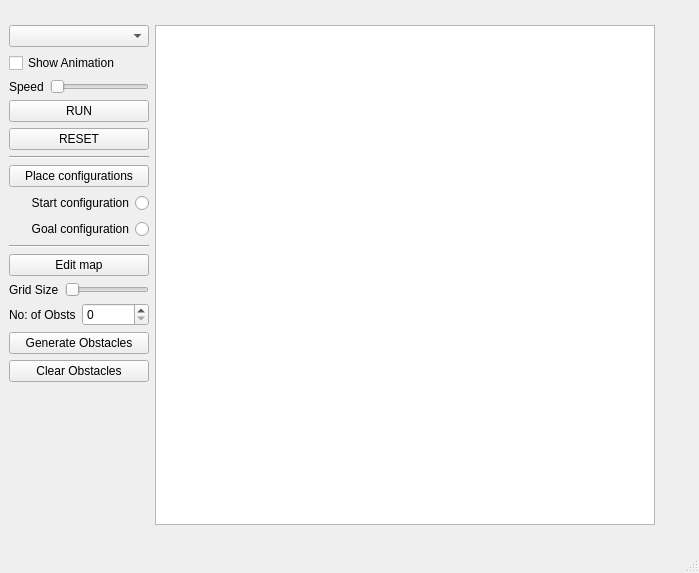
<?xml version="1.0" encoding="UTF-8"?>
<ui version="4.0">
 <class>MainWindow</class>
 <widget class="QMainWindow" name="MainWindow">
  <property name="geometry">
   <rect>
    <x>0</x>
    <y>0</y>
    <width>699</width>
    <height>573</height>
   </rect>
  </property>
  <property name="sizePolicy">
   <sizepolicy hsizetype="Fixed" vsizetype="Fixed">
    <horstretch>0</horstretch>
    <verstretch>0</verstretch>
   </sizepolicy>
  </property>
  <property name="windowTitle">
   <string>MainWindow</string>
  </property>
  <widget class="QWidget" name="centralwidget">
   <layout class="QFormLayout" name="formLayout">
    <item row="0" column="0">
     <layout class="QVBoxLayout" name="verticalLayout_3">
      <item>
       <layout class="QVBoxLayout" name="verticalLayout_2">
        <item>
         <widget class="QComboBox" name="comboBox"/>
        </item>
        <item>
         <widget class="QCheckBox" name="animationCheckBox">
          <property name="text">
           <string>Show Animation</string>
          </property>
         </widget>
        </item>
        <item>
         <layout class="QHBoxLayout" name="horizontalLayout_3">
          <item>
           <widget class="QLabel" name="label_3">
            <property name="text">
             <string>Speed</string>
            </property>
           </widget>
          </item>
          <item>
           <widget class="QSlider" name="animationSpeedSlider">
            <property name="orientation">
             <enum>Qt::Horizontal</enum>
            </property>
           </widget>
          </item>
         </layout>
        </item>
        <item>
         <widget class="QPushButton" name="runButton">
          <property name="text">
           <string>RUN</string>
          </property>
         </widget>
        </item>
        <item>
         <widget class="QPushButton" name="resetButton">
          <property name="text">
           <string>RESET</string>
          </property>
         </widget>
        </item>
       </layout>
      </item>
      <item>
       <layout class="QVBoxLayout" name="verticalLayout">
        <item>
         <widget class="Line" name="line_2">
          <property name="orientation">
           <enum>Qt::Horizontal</enum>
          </property>
         </widget>
        </item>
        <item>
         <widget class="QPushButton" name="placeConfigButton">
          <property name="text">
           <string>Place configurations</string>
          </property>
         </widget>
        </item>
        <item>
         <widget class="QRadioButton" name="startConfigRadioButton">
          <property name="enabled">
           <bool>true</bool>
          </property>
          <property name="layoutDirection">
           <enum>Qt::RightToLeft</enum>
          </property>
          <property name="text">
           <string>Start configuration</string>
          </property>
         </widget>
        </item>
        <item>
         <widget class="QRadioButton" name="goalConfigRadioButton">
          <property name="enabled">
           <bool>true</bool>
          </property>
          <property name="layoutDirection">
           <enum>Qt::RightToLeft</enum>
          </property>
          <property name="text">
           <string>Goal configuration</string>
          </property>
         </widget>
        </item>
        <item>
         <widget class="Line" name="line">
          <property name="orientation">
           <enum>Qt::Horizontal</enum>
          </property>
         </widget>
        </item>
        <item>
         <widget class="QPushButton" name="editMapButton">
          <property name="text">
           <string>Edit map</string>
          </property>
         </widget>
        </item>
        <item>
         <layout class="QHBoxLayout" name="horizontalLayout">
          <item>
           <widget class="QLabel" name="label">
            <property name="text">
             <string>Grid Size</string>
            </property>
           </widget>
          </item>
          <item>
           <widget class="QSlider" name="gridSlider">
            <property name="orientation">
             <enum>Qt::Horizontal</enum>
            </property>
           </widget>
          </item>
         </layout>
        </item>
        <item>
         <layout class="QHBoxLayout" name="horizontalLayout_2">
          <item>
           <widget class="QLabel" name="label_2">
            <property name="text">
             <string>No: of Obsts</string>
            </property>
           </widget>
          </item>
          <item>
           <widget class="QSpinBox" name="obstSpinBox">
            <property name="enabled">
             <bool>true</bool>
            </property>
           </widget>
          </item>
         </layout>
        </item>
        <item>
         <widget class="QPushButton" name="generateObstPushButton">
          <property name="enabled">
           <bool>true</bool>
          </property>
          <property name="text">
           <string>Generate Obstacles</string>
          </property>
         </widget>
        </item>
        <item>
         <widget class="QPushButton" name="clearObstPushButton">
          <property name="enabled">
           <bool>true</bool>
          </property>
          <property name="text">
           <string>Clear Obstacles</string>
          </property>
         </widget>
        </item>
       </layout>
      </item>
     </layout>
    </item>
    <item row="0" column="1">
     <widget class="QGraphicsView" name="graphicsView">
      <property name="sizePolicy">
       <sizepolicy hsizetype="Expanding" vsizetype="Expanding">
        <horstretch>0</horstretch>
        <verstretch>0</verstretch>
       </sizepolicy>
      </property>
      <property name="minimumSize">
       <size>
        <width>500</width>
        <height>500</height>
       </size>
      </property>
      <property name="maximumSize">
       <size>
        <width>500</width>
        <height>500</height>
       </size>
      </property>
      <property name="sizeIncrement">
       <size>
        <width>10</width>
        <height>10</height>
       </size>
      </property>
     </widget>
    </item>
   </layout>
  </widget>
  <widget class="QMenuBar" name="menubar">
   <property name="geometry">
    <rect>
     <x>0</x>
     <y>0</y>
     <width>699</width>
     <height>22</height>
    </rect>
   </property>
  </widget>
  <widget class="QStatusBar" name="statusbar"/>
 </widget>
 <resources/>
 <connections/>
</ui>
